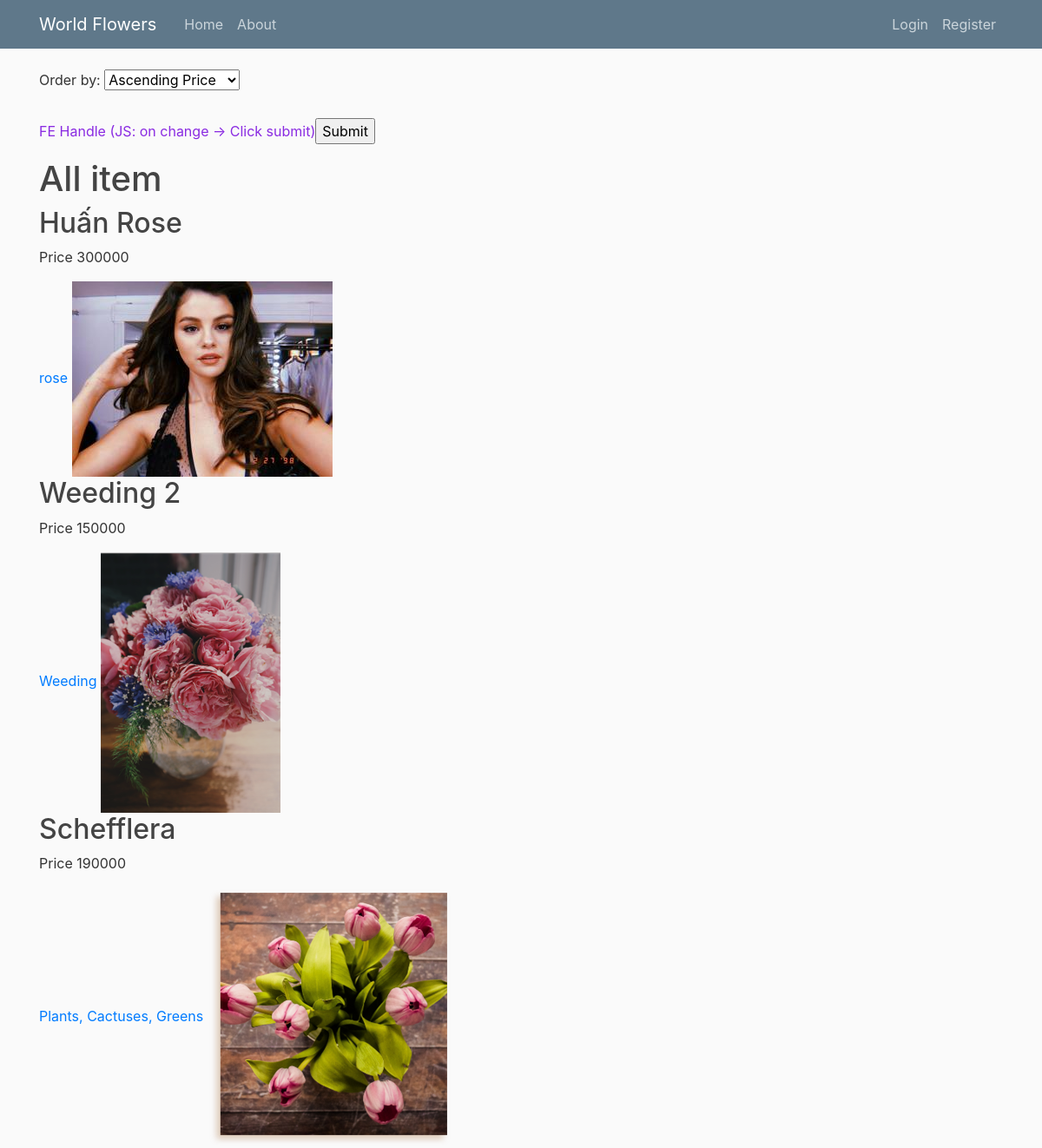
Screenshot of /products/ with the database file from the repository.
### products/models.py (models this page shows, shortened)
class Item(models.Model):
    category = models.CharField(max_length=30)
    title = models.CharField(max_length=30)
    description = models.TextField(default='')
    price = models.PositiveIntegerField()
    number_item_left = models.PositiveIntegerField(default=1)
    tag = models.CharField(max_length=50) # This field must be divided by comma (,) between each tag
    weight = models.DecimalField(max_digits=5, decimal_places=2, default=1.0)
    dimension = models.CharField(max_length=20, default='? x ? x ? cm')

class ItemImage(models.Model):
    item = models.ForeignKey(Item, on_delete = models.CASCADE, related_name='image')
    image = models.ImageField(default='default_product.png', upload_to='product_pics')

### products/views.py (the view)
# urls.py: path('', ItemsListView.as_view(), name = 'products-all'),
class ItemsListView(ListView):
    model = Item
    template_name= 'products/all_items.html'
    context_object_name = 'items'
    paginate_by = 12
    def get_queryset(self): # Get the list of items for this view.
        kw_order_by = self.request.GET.get('order_by')
        if kw_order_by:
            if kw_order_by == 'asc-price':
                return Item.objects.filter(number_item_left__gt=0).order_by('price')
            if kw_order_by == 'desc-price':
                return Item.objects.filter(number_item_left__gt=0).order_by('-price')
            if kw_order_by == 'by-name':
                return Item.objects.filter(number_item_left__gt=0).order_by('title')
            if kw_order_by == 'best-seller':
                print('This feature is being completed.')
                return Item.objects.filter(number_item_left__gt=0)
        else:
            return Item.objects.filter(number_item_left__gt=0)

### products/templates/products/all_items.html (shortened to what this page needs)
{% extends 'users/base.html' %}
{% block content %}
<form action="">
    <label for="item">Order by:</label>
    <select name="order_by" id="item">
        <option value="asc-price">Ascending Price</option>
    </select>
    <br><br>
    <p style="color: blueviolet;">FE Handle (JS: on change -> Click submit)<input  type="submit" value="Submit"></p>
</form>
<h1>All item</h1>
{% for item in items %}
<h2>{{ item.title }}</h2>
<p>Price {{ item.price }}</p>
<a href="{% url 'products-category' item.category %}">{{ item.category }}</a>
<img src="{{ item.image.first.image.url }}" alt="Flower avatar">
<br>
{% endfor %}
{% endblock %}

### users/templates/users/base.html (style rules this page uses)
body { background: #fafafa; color: #333333; margin-top: 5rem; }
h1, h2, h3, h4, h5, h6 { color: #444444; }

### rows the page displays
Item: title "Huấn Rose", price "300000", category "rose", image.first.image (picture)
Item: title "Weeding 2", price "150000", category "Weeding", image.first.image (picture)
Item: title "Schefflera", price "190000", category "Plants, Cactuses, Greens", image.first.image (picture)
